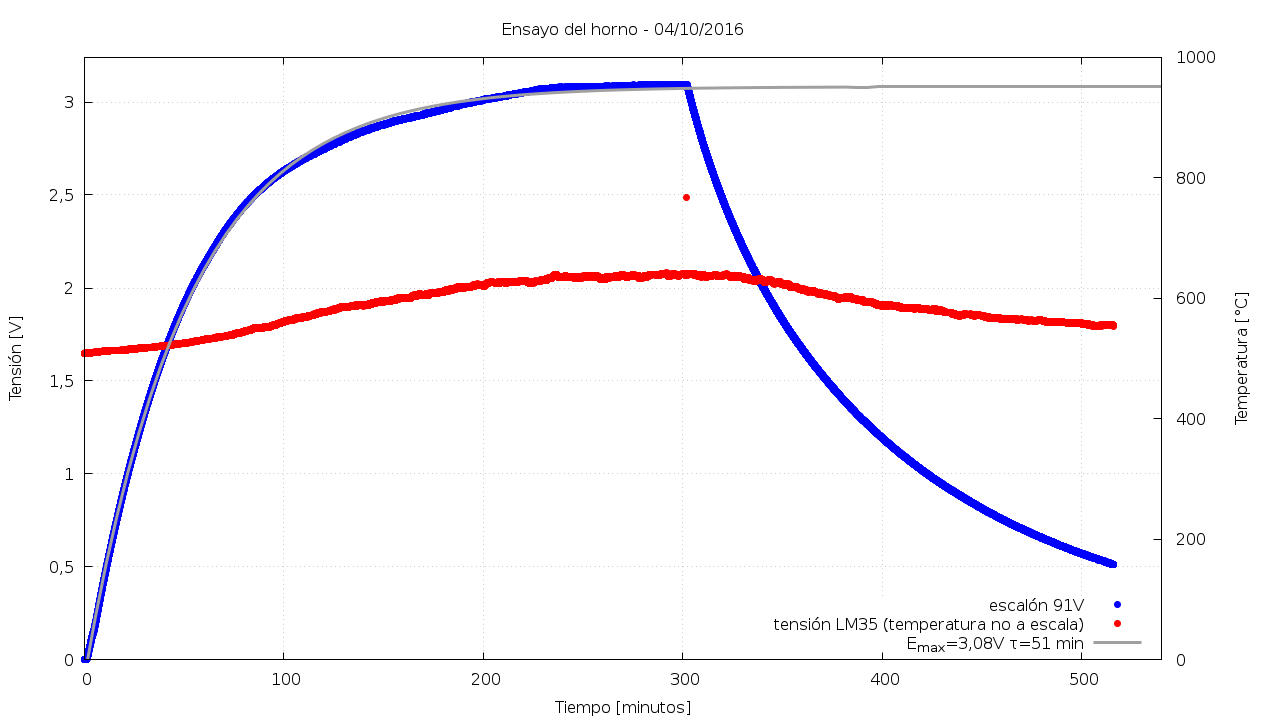

Source code (gnuplot):
#!/usr/bin/gnuplot

set term pngcairo enhanced solid size 1280,720 fontscale 1

set datafile separator ","
set decimalsign ","

set grid
#set rmargin 10
#set lmargin 1
#set tmargin 1
#set bmargin 0.5
set xlabel "Tiempo [minutos]"
set ylabel "Tensión [V]"

dv = 3.3/4096 # LSB
tm = 0.01     # periodo de muestreo
g = 81        # ganancia


set ytics nomirror
set y2label "Temperatura [°C]"
set y2tics

datos_1 = "../captura_continua_04-Oct-2016_15:16:34.csv" # calentamiento
datos_2 = "../captura_continua_04-Oct-2016_18:50:57.csv" # enfriamiento

set xrange [0:540]
set yrange [0:3.24]
set y2range [0:1000]

set output "horno_ensayo_2016-10-04.png"
set title "Ensayo del horno - 04/10/2016"
set key bottom right

# respuesta a un escalón
f(x) = A*(1 - exp(-a*(x*60 - t0)))

plot datos_1 using ($1/60):($2) title "escalón 91V" with points pt 7 lc rgb "blue", \
     datos_2 using (($1+18123)/60):($2) notitle with points pt 7 lc rgb "blue", \
     datos_1 using ($1/60):3 title "tensión LM35 (temperatura no a escala)" with points pt 7 lc rgb "red", \
     datos_2 using (($1+18123)/60):3 notitle with points pt 7 lc rgb "red", \
     A=3.0821, a=1/3070.87, t0=90.34, f(x) title "E_{max}=3,08V {/Symbol t}=51 min" with lines lw 3 lc rgb "dark-grey"

